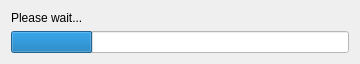
<ui version="4.0" >
 <class>WaitWidgetBase</class>
 <widget class="QDialog" name="WaitWidgetBase" >
  <property name="geometry" >
   <rect>
    <x>0</x>
    <y>0</y>
    <width>355</width>
    <height>58</height>
   </rect>
  </property>
  <layout class="QVBoxLayout" name="verticalLayout" >
   <item>
    <widget class="QLabel" name="operationNameLabel" >
     <property name="styleSheet" >
      <string notr="true" />
     </property>
     <property name="text" >
      <string>Please wait...</string>
     </property>
    </widget>
   </item>
   <item>
    <widget class="QProgressBar" name="progressBar" >
     <property name="styleSheet" >
      <string notr="true" >background: white;</string>
     </property>
     <property name="value" >
      <number>24</number>
     </property>
     <property name="textVisible" >
      <bool>false</bool>
     </property>
    </widget>
   </item>
   <item>
    <spacer name="spacer" >
     <property name="orientation" >
      <enum>Qt::Vertical</enum>
     </property>
     <property name="sizeHint" stdset="0" >
      <size>
       <width>338</width>
       <height>7</height>
      </size>
     </property>
    </spacer>
   </item>
  </layout>
 </widget>
 <resources/>
 <connections/>
</ui>
